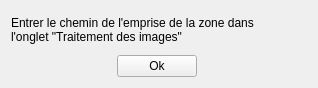
<?xml version="1.0" encoding="UTF-8"?>
<ui version="4.0">
 <class>Form</class>
 <widget class="QWidget" name="Form">
  <property name="geometry">
   <rect>
    <x>0</x>
    <y>0</y>
    <width>318</width>
    <height>88</height>
   </rect>
  </property>
  <property name="windowTitle">
   <string>Warming : Don't forget study area</string>
  </property>
  <layout class="QGridLayout" name="gridLayout">
   <item row="0" column="0" colspan="3">
    <widget class="QLabel" name="label">
     <property name="text">
      <string>Entrer le chemin de l'emprise de la zone dans 
l'onglet &quot;Traitement des images&quot;</string>
     </property>
    </widget>
   </item>
   <item row="1" column="0">
    <spacer name="horizontalSpacer">
     <property name="orientation">
      <enum>Qt::Horizontal</enum>
     </property>
     <property name="sizeHint" stdset="0">
      <size>
       <width>93</width>
       <height>20</height>
      </size>
     </property>
    </spacer>
   </item>
   <item row="1" column="1">
    <widget class="QPushButton" name="pushButton_ok_window_warning_study_area">
     <property name="text">
      <string>Ok</string>
     </property>
    </widget>
   </item>
   <item row="1" column="2">
    <spacer name="horizontalSpacer_2">
     <property name="orientation">
      <enum>Qt::Horizontal</enum>
     </property>
     <property name="sizeHint" stdset="0">
      <size>
       <width>104</width>
       <height>20</height>
      </size>
     </property>
    </spacer>
   </item>
  </layout>
 </widget>
 <resources/>
 <connections/>
</ui>
